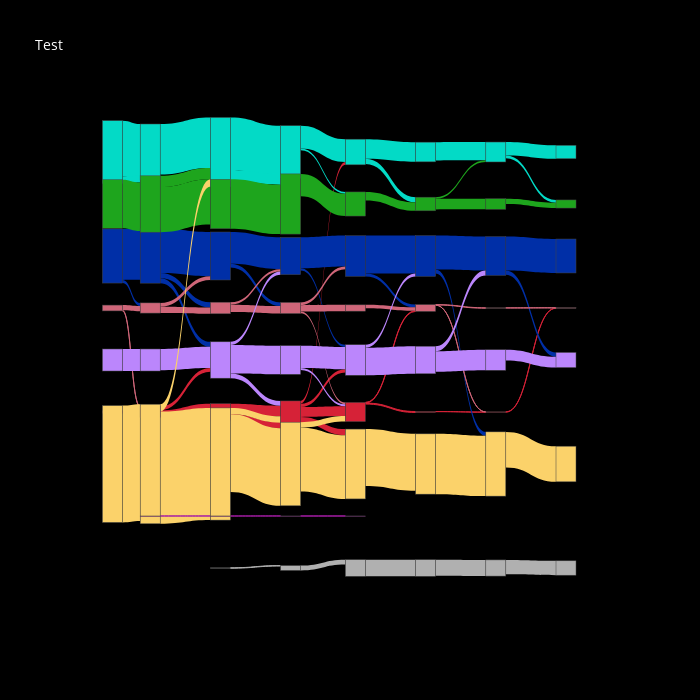

Notebook code for this chart:
### Code cell
import plotly.graph_objects as go
import plotly.io as pio
#pio.kaleido.scope.default_format = "svg"

nodes , links = get_nodes_links(data)

fig = go.Figure(go.Sankey(node = nodes,arrangement='perpendicular',
    link = links ) )

fig.update_layout(
    title="Test",
    font=dict(size = 10, color = 'white'),
    plot_bgcolor='black',
    paper_bgcolor='black'
)
fig.update_layout(
    autosize=False,
    width=700,
    height=700,
)
fig.show()

### Figure 1 — Plotly figure (JSON) as saved in the notebook; plotly's stock layout.template omitted (floating-point values rounded to 4 significant figures)
{"data": [{"arrangement": "perpendicular", "link": {"color": ["#D62237", "#03DAC6", "#03DAC6", "#002FA7", "#002FA7", "#1EA51D", "#CF6679", "#CF6679", "#BB86FC", "#FBD26A", "#D62237", "#D62237", "#03DAC6", "#002FA7", "#002FA7", "#002FA7", "#1EA51D", "#1EA51D", "#CF6679", "#CF6679", "#BB86FC", "#FBD26A", "#FBD26A", "#A51DA5", "#D62237", "#D62237", "#03DAC6", "#03DAC6", "#002FA7", "#002FA7", "#1EA51D", "#CF6679", "#CF6679", "#BB86FC", "#BB86FC", "#BB86FC", "#FBD26A", "#FBD26A", "#B0B0B0", "#A51DA5", "#D62237", "#D62237", "#D62237", "#D62237", "#03DAC6", "#03DAC6", "#002FA7", "#002FA7", "#1EA51D", "#CF6679", "#CF6679", "#CF6679", "#BB86FC", "#BB86FC", "#FBD26A", "#FBD26A", "#B0B0B0", "#A51DA5", "#D62237", "#D62237", "#03DAC6", "#03DAC6", "#002FA7", "#002FA7", "#1EA51D", "#CF6679", "#BB86FC", "#BB86FC", "#FBD26A", "#B0B0B0", "#D62237", "#03DAC6", "#002FA7", "#002FA7", "#1EA51D", "#1EA51D", "#CF6679", "#CF6679", "#BB86FC", "#BB86FC", "#FBD26A", "#B0B0B0", "#D62237", "#03DAC6", "#03DAC6", "#002FA7", "#002FA7", "#1EA51D", "#CF6679", "#BB86FC", "#FBD26A", "#B0B0B0"], "source": [0, 1, 1, 2, 2, 3, 4, 4, 5, 6, 15, 15, 16, 17, 17, 17, 18, 18, 19, 19, 20, 21, 21, 22, 30, 30, 31, 31, 32, 32, 33, 34, 34, 35, 35, 35, 36, 36, 37, 38, 39, 39, 39, 39, 40, 40, 41, 41, 42, 43, 43, 43, 44, 44, 45, 45, 46, 47, 48, 48, 49, 49, 50, 50, 51, 52, 53, 53, 54, 55, 57, 58, 59, 59, 60, 60, 61, 61, 62, 62, 63, 64, 7, 8, 8, 9, 9, 10, 11, 12, 13, 14], "target": [15, 16, 18, 17, 19, 18, 15, 19, 20, 21, 30, 35, 31, 32, 34, 35, 31, 33, 32, 34, 35, 31, 36, 38, 39, 45, 40, 42, 41, 43, 42, 41, 43, 39, 41, 44, 39, 45, 46, 47, 48, 49, 53, 54, 49, 51, 50, 53, 51, 48, 50, 52, 48, 53, 48, 54, 55, 56, 57, 61, 58, 60, 59, 61, 60, 61, 59, 62, 63, 64, 7, 8, 9, 13, 8, 10, 7, 11, 9, 12, 13, 14, 26, 23, 25, 24, 27, 25, 26, 27, 28, 29], "value": [69, 1744, 210, 1589, 97, 1511, 22, 159, 686, 3640, 235, 120, 1575, 1376, 162, 155, 348, 1408, 119, 198, 659, 230, 3494, 1, 332, 187, 1638, 336, 992, 114, 1539, 76, 232, 146, 96, 891, 201, 2417, 13, 2, 306, 87, 104, 192, 711, 55, 963, 69, 696, 55, 85, 196, 65, 691, 172, 1984, 150, 4, 31, 21, 613, 158, 1184, 86, 266, 104, 92, 858, 1772, 517, 6, 571, 1057, 123, 50, 330, 5, 14, 155, 639, 1878, 503, 11, 417, 85, 1058, 133, 167, 10, 337, 1109, 449]}, "node": {"color": ["#D62237", "#03DAC6", "#002FA7", "#1EA51D", "#CF6679", "#BB86FC", "#FBD26A", "#D62237", "#03DAC6", "#002FA7", "#1EA51D", "#CF6679", "#BB86FC", "#FBD26A", "#B0B0B0", "#D62237", "#03DAC6", "#002FA7", "#1EA51D", "#CF6679", "#BB86FC", "#FBD26A", "#A51DA5", "#03DAC6", "#002FA7", "#1EA51D", "#CF6679", "#BB86FC", "#FBD26A", "#B0B0B0", "#D62237", "#03DAC6", "#002FA7", "#1EA51D", "#CF6679", "#BB86FC", "#FBD26A", "#B0B0B0", "#A51DA5", "#D62237", "#03DAC6", "#002FA7", "#1EA51D", "#CF6679", "#BB86FC", "#FBD26A", "#B0B0B0", "#A51DA5", "#D62237", "#03DAC6", "#002FA7", "#1EA51D", "#CF6679", "#BB86FC", "#FBD26A", "#B0B0B0", "#A51DA5", "#D62237", "#03DAC6", "#002FA7", "#1EA51D", "#CF6679", "#BB86FC", "#FBD26A", "#B0B0B0"], "label": ["", "", "", "", "", "", "", "", "", "", "", "", "", "", "", "", "", "", "", "", "", "", "", "", "", "", "", "", "", "", "", "", "", "", "", "", "", "", "", "", "", "", "", "", "", "", "", "", "", "", "", "", "", "", "", "", "", "", "", "", "", "", "", "", ""], "x": [0.06, 0.06, 0.06, 0.06, 0.06, 0.06, 0.06, 0.77, 0.77, 0.77, 0.77, 0.77, 0.77, 0.77, 0.77, 0.13, 0.13, 0.13, 0.13, 0.13, 0.13, 0.13, 0.13, 0.9, 0.9, 0.9, 0.9, 0.9, 0.9, 0.9, 0.26, 0.26, 0.26, 0.26, 0.26, 0.26, 0.26, 0.26, 0.26, 0.39, 0.39, 0.39, 0.39, 0.39, 0.39, 0.39, 0.39, 0.39, 0.51, 0.51, 0.51, 0.51, 0.51, 0.51, 0.51, 0.51, 0.51, 0.64, 0.64, 0.64, 0.64, 0.64, 0.64, 0.64, 0.64], "y": [0.6, 0.1, 0.3, 0.2, 0.4, 0.5, 0.7, 0.6, 0.1, 0.3, 0.2, 0.4, 0.5, 0.7, 0.9, 0.6, 0.1, 0.3, 0.2, 0.4, 0.5, 0.7, 0.8, 0.1, 0.3, 0.2, 0.4, 0.5, 0.7, 0.9, 0.6, 0.1, 0.3, 0.2, 0.4, 0.5, 0.7, 0.9, 0.8, 0.6, 0.1, 0.3, 0.2, 0.4, 0.5, 0.7, 0.9, 0.8, 0.6, 0.1, 0.3, 0.2, 0.4, 0.5, 0.7, 0.9, 0.8, 0.6, 0.1, 0.3, 0.2, 0.4, 0.5, 0.7, 0.9]}, "type": "sankey"}], "layout": {"autosize": false, "font": {"color": "white", "size": 10}, "height": 700, "paper_bgcolor": "black", "plot_bgcolor": "black", "title": {"text": "Test"}, "width": 700}}
